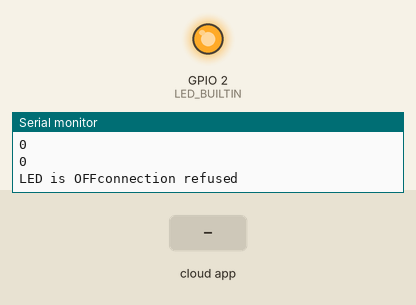
This program was run on a simulated ESP8266 (Wemos D1 mini). On the bench: output pins drawn as LEDs (lit = HIGH, except the on-board LED, lit = LOW), the last lines printed to the serial monitor. Inputs (shaded band) come from the test bench. WiFi joins after 1.5 s; servers stay silent unless stated; the Firebase database answers and starts empty.

Above: at 3.2 s.
3.3 s: the phone or cloud app sets LED to 1
At 4.3 s:
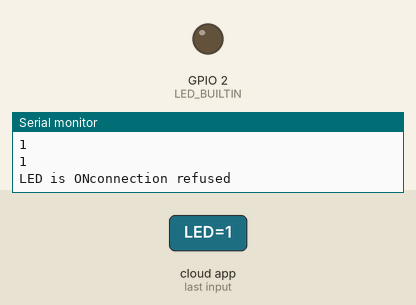
4.8 s: the phone or cloud app sets LED to 0
At 5.5 s:
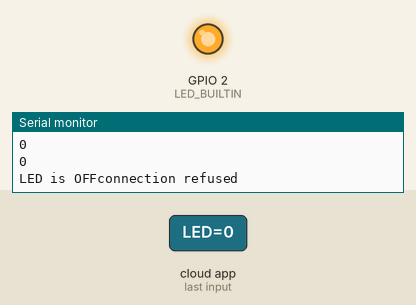
Timing chart, 0 to 7.8 s (numbered marks = the images above; inputs shaded):
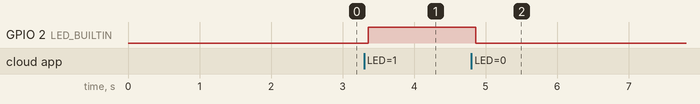

The program:

main.cpp
```cpp
#include <Arduino.h>
#include<Firebase.h>
#if defined(ESP32)
  #include <WiFi.h>
#elif defined(ESP8266)
  #include <ESP8266WiFi.h>
#endif
#include <Firebase_ESP_Client.h>

// Provide the token generation process info.
#include "addons/TokenHelper.h"
// Provide the RTDB payload printing info and other helper functions.
#include "addons/RTDBHelper.h"

/* 1. Define the API Key */
#define API_KEY "AIzaSyB8qGZ65FAscsaHWeXMVG-1lstkyhus2u8"

/* 2. Define the RTDB URL */
#define DATABASE_URL "https://auth-9c846-default-rtdb.asia-southeast1.firebasedatabase.app"
bool n = false;
#define WIFI_SSID "root"
#define WIFI_PASSWORD "1234567890"


#define USER_EMAIL "joneadoerd123@gmail.com"
#define USER_PASSWORD "jonejone123"
FirebaseAuth auth;
FirebaseConfig config;
FirebaseData fbdo;

// Initialize WiFi
void initWiFi() {
  WiFi.begin(WIFI_SSID, WIFI_PASSWORD);
  Serial.print("Connecting to WiFi ..");
  while (WiFi.status() != WL_CONNECTED) {
    Serial.print('.');
    delay(1000);
  }
  Serial.println(WiFi.localIP());
  Serial.println();
}

void setup() {
   Serial.begin(115200);
  /* Assign the api key (required) */
  config.api_key = API_KEY;

  /* Assign the RTDB URL (required) */
  config.database_url = DATABASE_URL;
  // Assign the callback function for the long running token generation task
  config.token_status_callback = tokenStatusCallback; //see addons/TokenHelper.h

  // Assign the maximum retry of token generation
  config.max_token_generation_retry = 5;

   // Assign the user sign in credentials
  auth.user.email = USER_EMAIL;
  auth.user.password = USER_PASSWORD;
  // Variable to save USER UID
String uid;
  // connect to wifi.
  initWiFi();
  Firebase.begin(&config, &auth);
  // Getting the user UID might take a few seconds
  Serial.println("Getting User UID");
  while ((auth.token.uid) == "") {
    Serial.print('.');
    delay(1000);
  }
  // Print user UID
  uid = auth.token.uid.c_str();
  Serial.print("User UID: ");
  Serial.print(uid);
  WiFi.setSleepMode(WIFI_NONE_SLEEP);
  pinMode(LED_BUILTIN,OUTPUT);

}

void loop() {
   // set value
  if (Firebase.RTDB.getBool(&fbdo,"/Toggle/LED")) {

        n = fbdo.boolData();
        Serial.println(n);

  }
  Serial.println(n);
  // handle error
  if (n==true) {
      Serial.print("LED is ON");
      digitalWrite(LED_BUILTIN,HIGH);
      Serial.println(fbdo.errorReason());
  }
 else if (n==false){
   Serial.print("LED is OFF");
   digitalWrite(LED_BUILTIN,LOW);
   Serial.println(fbdo.errorReason());
 }
 else{
    Serial.println("error");
}
}
```

Measured:
- after the input at 3.3 s, GPIO 2 (LED_BUILTIN): LOW → HIGH after 0.06 s
- after the input at 4.8 s, GPIO 2 (LED_BUILTIN): HIGH → LOW after 0.06 s
